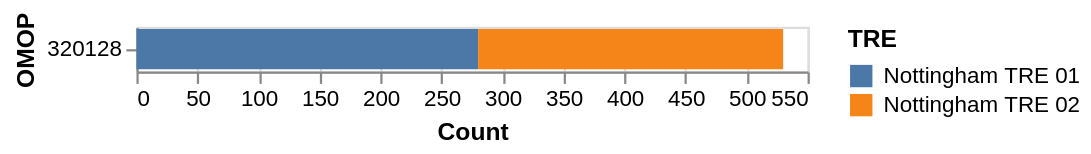

Here is the notebook cell this chart was saved with:
### Markdown cell above
## Contingency table

So patients with primary neoplasm of skin have a slightly higher systolic blood pressure than those without.
Let's see if there's an association between primary neoplasm of skin and hypertension.

### Code cell
codesets.plot_by_codes(codesets.get_codes_by_substring_match("hypertension")["OMOP"])

### Figure 1 — Vega-Lite specification as saved in the notebook (floating-point values rounded to 4 significant figures)
{"config": {"view": {"continuousWidth": 300, "continuousHeight": 300}}, "data": {"name": "data-81114d71bf88c6c4e1e0c15edde09993"}, "mark": {"type": "bar"}, "encoding": {"color": {"field": "TRE", "type": "nominal"}, "tooltip": {"field": "OMOP_DESCR", "type": "nominal"}, "x": {"field": "Count", "type": "quantitative"}, "y": {"field": "OMOP", "sort": "-x", "type": "nominal"}}, "$schema": "https://vega.github.io/schema/vega-lite/v6.1.0.json", "datasets": {"data-81114d71bf88c6c4e1e0c15edde09993": [{"OMOP": 320128, "TRE": "Nottingham TRE 01", "Count": 280.0, "OMOP_DESCR": "Essential hypertension"}, {"OMOP": 320128, "TRE": "Nottingham TRE 02", "Count": 250.0, "OMOP_DESCR": "Essential hypertension"}]}}
